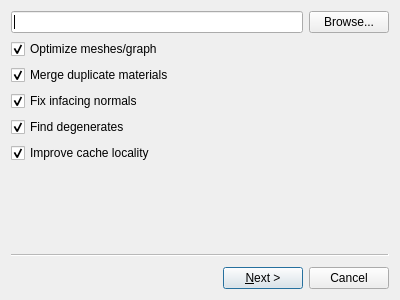
<?xml version="1.0" encoding="UTF-8"?>
<ui version="4.0">
 <class>Shaderkit::ImporterWizard</class>
 <widget class="QWizard" name="Shaderkit::ImporterWizard">
  <property name="geometry">
   <rect>
    <x>0</x>
    <y>0</y>
    <width>400</width>
    <height>300</height>
   </rect>
  </property>
  <property name="windowTitle">
   <string>Import</string>
  </property>
  <property name="options">
   <set>QWizard::NoBackButtonOnLastPage|QWizard::NoBackButtonOnStartPage</set>
  </property>
  <widget class="QWizardPage" name="wizardPage1">
   <layout class="QGridLayout" name="gridLayout">
    <property name="margin">
     <number>0</number>
    </property>
    <item row="0" column="0">
     <widget class="QLineEdit" name="filename"/>
    </item>
    <item row="0" column="1">
     <widget class="QPushButton" name="browse">
      <property name="text">
       <string>Browse...</string>
      </property>
     </widget>
    </item>
    <item row="1" column="0">
     <widget class="QCheckBox" name="optimize">
      <property name="text">
       <string>Optimize meshes/graph</string>
      </property>
      <property name="checked">
       <bool>true</bool>
      </property>
     </widget>
    </item>
    <item row="2" column="0">
     <widget class="QCheckBox" name="merge_materials">
      <property name="text">
       <string>Merge duplicate materials</string>
      </property>
      <property name="checked">
       <bool>true</bool>
      </property>
     </widget>
    </item>
    <item row="3" column="0">
     <widget class="QCheckBox" name="fix_normals">
      <property name="text">
       <string>Fix infacing normals</string>
      </property>
      <property name="checked">
       <bool>true</bool>
      </property>
     </widget>
    </item>
    <item row="4" column="0">
     <widget class="QCheckBox" name="find_degenerates">
      <property name="text">
       <string>Find degenerates</string>
      </property>
      <property name="checked">
       <bool>true</bool>
      </property>
     </widget>
    </item>
    <item row="5" column="0">
     <widget class="QCheckBox" name="cache_locality">
      <property name="text">
       <string>Improve cache locality</string>
      </property>
      <property name="checked">
       <bool>true</bool>
      </property>
     </widget>
    </item>
   </layout>
  </widget>
  <widget class="QWizardPage" name="wizardPage2">
   <layout class="QVBoxLayout" name="verticalLayout">
    <property name="margin">
     <number>0</number>
    </property>
    <item>
     <widget class="QTreeWidget" name="tree">
      <property name="verticalScrollMode">
       <enum>QAbstractItemView::ScrollPerPixel</enum>
      </property>
      <property name="columnCount">
       <number>2</number>
      </property>
      <attribute name="headerVisible">
       <bool>false</bool>
      </attribute>
      <column>
       <property name="text">
        <string notr="true">1</string>
       </property>
      </column>
      <column>
       <property name="text">
        <string notr="true">2</string>
       </property>
      </column>
     </widget>
    </item>
    <item>
     <widget class="QCheckBox" name="manualDrag">
      <property name="enabled">
       <bool>false</bool>
      </property>
      <property name="text">
       <string>Select center location &amp;&amp; scale by mouse drag</string>
      </property>
     </widget>
    </item>
    <item>
     <widget class="QCheckBox" name="autoScale">
      <property name="toolTip">
       <string>Scales the object group so that it fits inside a 50x50x50 box. If disabled, the original size is used.</string>
      </property>
      <property name="text">
       <string>Automatic scale</string>
      </property>
      <property name="checked">
       <bool>true</bool>
      </property>
     </widget>
    </item>
   </layout>
  </widget>
 </widget>
 <resources/>
 <connections/>
</ui>
